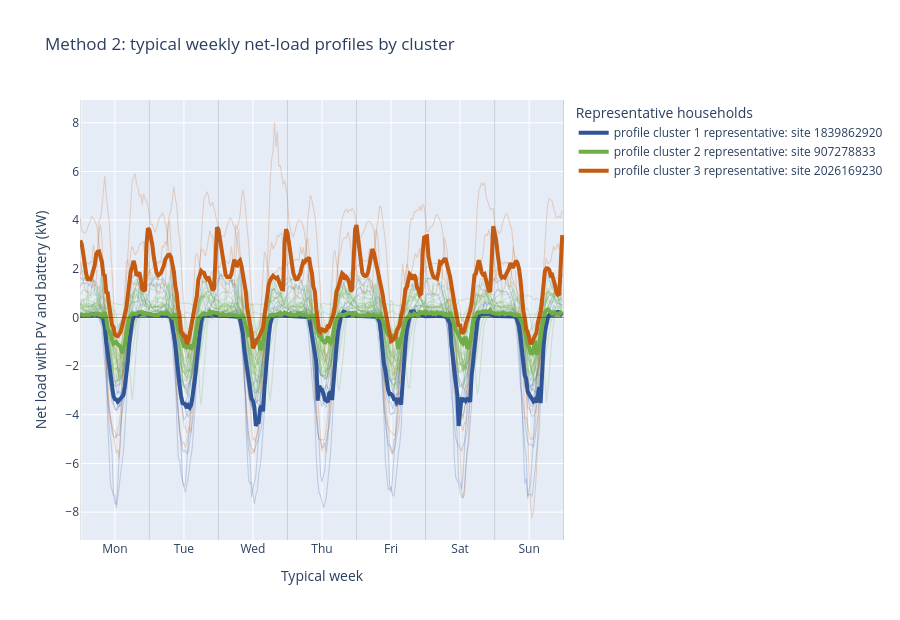

The cell this chart's notebook holds for it:
### Markdown cell above
## 8. Method 2: Representative Households

This section selects the household closest to each profile-cluster centroid, then visualizes every household profile with the representatives drawn more strongly.

### Code cell
# Purpose: choose Method 2 representatives and prepare long-form profile data for plotting.
# Representatives are closest to their cluster centroid in the globally standardized profile space.

method2_representatives = (
    method2_features.sort_values("distance_to_method2_centroid")
    .groupby("method2_cluster", as_index=False, observed=True)
    .first()
    .sort_values("method2_cluster")
    .reset_index(drop=True)
)
method2_features["is_method2_representative"] = method2_features["site_id"].isin(method2_representatives["site_id"])

profile_plot = (
    profile_matrix.reset_index()
    .melt(id_vars="site_id", var_name="week_slot_30min", value_name=PROFILE_SIGNAL)
    .merge(method2_features[["site_id", "selection_rank", "method2_cluster", "is_method2_representative"]], on="site_id", how="left")
)
profile_plot["week_slot_30min"] = profile_plot["week_slot_30min"].astype(int)

display(method2_representatives[[
    "method2_cluster",
    "selection_rank",
    "site_id",
    "dc_capacity_kw",
    "ac_capacity_kw",
    "distance_to_method2_centroid",
]].round(3))

if PLOTLY_AVAILABLE:
    fig = go.Figure()
    for row in method2_features.sort_values(["method2_cluster", "selection_rank"]).itertuples(index=False):
        site_profile = profile_plot.loc[profile_plot["site_id"].eq(row.site_id)]
        fig.add_trace(
            go.Scatter(
                x=site_profile["week_slot_30min"],
                y=site_profile[PROFILE_SIGNAL],
                mode="lines",
                name=f"site {int(row.site_id)}",
                legendgroup=row.method2_cluster,
                showlegend=False,
                line={
                    "color": CLUSTER_COLORS.get(row.method2_cluster),
                    "width": 1.1,
                },
                opacity=0.22,
                hovertemplate=f"site {int(row.site_id)}<br>slot=%{{x}}<br>net load=%{{y:.3f}} kW<extra></extra>",
            )
        )

    for row in method2_representatives.itertuples(index=False):
        site_profile = profile_plot.loc[profile_plot["site_id"].eq(row.site_id)]
        fig.add_trace(
            go.Scatter(
                x=site_profile["week_slot_30min"],
                y=site_profile[PROFILE_SIGNAL],
                mode="lines",
                name=f"{row.method2_cluster} representative: site {int(row.site_id)}",
                line={
                    "color": CLUSTER_COLORS.get(row.method2_cluster),
                    "width": 4.0,
                },
                hovertemplate=f"representative site {int(row.site_id)}<br>slot=%{{x}}<br>net load=%{{y:.3f}} kW<extra></extra>",
            )
        )

    for day in range(8):
        fig.add_vline(x=day * PROFILE_SLOTS_PER_DAY, line_width=0.7, line_color="rgba(120,120,120,0.35)")
    fig.add_hline(y=0, line_width=0.8, line_color="rgba(60,60,60,0.65)")
    fig.update_layout(
        title="Method 2: typical weekly net-load profiles by cluster",
        height=620,
        xaxis_title="Typical week",
        yaxis_title=f"{PROFILE_SIGNAL_LABEL} (kW)",
        legend_title_text="Representative households",
    )
    fig.update_xaxes(tickmode="array", tickvals=PROFILE_TICK_VALUES, ticktext=PROFILE_TICK_LABELS)
    fig.show()
else:
    print("Install plotly to render the Method 2 weekly profile plot.")
    display(method2_features[[
        "method2_cluster",
        "selection_rank",
        "site_id",
        "is_method2_representative",
        "distance_to_method2_centroid",
    ]].sort_values(["method2_cluster", "selection_rank"]).round(3))

### Figure 1 — Plotly figure (JSON) as saved in the notebook; plotly's stock layout.template omitted (floating-point values rounded to 4 significant figures; data arrays with more than 128 entries replaced by an {"elided": "..."} marker saying what was removed)
{"data": [{"hovertemplate": "site 1995273389<br>slot=%{x}<br>net load=%{<local path redacted>", "legendgroup": "profile cluster 1", "line": {"color": "#2f5597", "width": 1.1}, "mode": "lines", "name": "site 1995273389", "opacity": 0.22, "showlegend": false, "type": "scatter", "x": {"elided": "336 int values"}, "y": {"elided": "336 float values"}}, {"hovertemplate": "site 245185730<br>slot=%{x}<br>net load=%{<local path redacted>", "legendgroup": "profile cluster 1", "line": {"color": "#2f5597", "width": 1.1}, "mode": "lines", "name": "site 245185730", "opacity": 0.22, "showlegend": false, "type": "scatter", "x": {"elided": "336 int values"}, "y": {"elided": "336 float values"}}, {"hovertemplate": "site 1429376445<br>slot=%{x}<br>net load=%{<local path redacted>", "legendgroup": "profile cluster 1", "line": {"color": "#2f5597", "width": 1.1}, "mode": "lines", "name": "site 1429376445", "opacity": 0.22, "showlegend": false, "type": "scatter", "x": {"elided": "336 int values"}, "y": {"elided": "336 float values"}}, {"hovertemplate": "site 1765649242<br>slot=%{x}<br>net load=%{<local path redacted>", "legendgroup": "profile cluster 1", "line": {"color": "#2f5597", "width": 1.1}, "mode": "lines", "name": "site 1765649242", "opacity": 0.22, "showlegend": false, "type": "scatter", "x": {"elided": "336 int values"}, "y": {"elided": "336 float values"}}, {"hovertemplate": "site 895833984<br>slot=%{x}<br>net load=%{<local path redacted>", "legendgroup": "profile cluster 1", "line": {"color": "#2f5597", "width": 1.1}, "mode": "lines", "name": "site 895833984", "opacity": 0.22, "showlegend": false, "type": "scatter", "x": {"elided": "336 int values"}, "y": {"elided": "336 float values"}}, {"hovertemplate": "site 1074299966<br>slot=%{x}<br>net load=%{<local path redacted>", "legendgroup": "profile cluster 1", "line": {"color": "#2f5597", "width": 1.1}, "mode": "lines", "name": "site 1074299966", "opacity": 0.22, "showlegend": false, "type": "scatter", "x": {"elided": "336 int values"}, "y": {"elided": "336 float values"}}, {"hovertemplate": "site 1582218122<br>slot=%{x}<br>net load=%{<local path redacted>", "legendgroup": "profile cluster 1", "line": {"color": "#2f5597", "width": 1.1}, "mode": "lines", "name": "site 1582218122", "opacity": 0.22, "showlegend": false, "type": "scatter", "x": {"elided": "336 int values"}, "y": {"elided": "336 float values"}}, {"hovertemplate": "site 1313421400<br>slot=%{x}<br>net load=%{<local path redacted>", "legendgroup": "profile cluster 1", "line": {"color": "#2f5597", "width": 1.1}, "mode": "lines", "name": "site 1313421400", "opacity": 0.22, "showlegend": false, "type": "scatter", "x": {"elided": "336 int values"}, "y": {"elided": "336 float values"}}, {"hovertemplate": "site 935185406<br>slot=%{x}<br>net load=%{<local path redacted>", "legendgroup": "profile cluster 1", "line": {"color": "#2f5597", "width": 1.1}, "mode": "lines", "name": "site 935185406", "opacity": 0.22, "showlegend": false, "type": "scatter", "x": {"elided": "336 int values"}, "y": {"elided": "336 float values"}}, {"hovertemplate": "site 1839862920<br>slot=%{x}<br>net load=%{<local path redacted>", "legendgroup": "profile cluster 1", "line": {"color": "#2f5597", "width": 1.1}, "mode": "lines", "name": "site 1839862920", "opacity": 0.22, "showlegend": false, "type": "scatter", "x": {"elided": "336 int values"}, "y": {"elided": "336 float values"}}, {"hovertemplate": "site 1035799358<br>slot=%{x}<br>net load=%{<local path redacted>", "legendgroup": "profile cluster 1", "line": {"color": "#2f5597", "width": 1.1}, "mode": "lines", "name": "site 1035799358", "opacity": 0.22, "showlegend": false, "type": "scatter", "x": {"elided": "336 int values"}, "y": {"elided": "336 float values"}}, {"hovertemplate": "site 905921552<br>slot=%{x}<br>net load=%{<local path redacted>", "legendgroup": "profile cluster 2", "line": {"color": "#70ad47", "width": 1.1}, "mode": "lines", "name": "site 905921552", "opacity": 0.22, "showlegend": false, "type": "scatter", "x": {"elided": "336 int values"}, "y": {"elided": "336 float values"}}, {"hovertemplate": "site 1284666164<br>slot=%{x}<br>net load=%{<local path redacted>", "legendgroup": "profile cluster 2", "line": {"color": "#70ad47", "width": 1.1}, "mode": "lines", "name": "site 1284666164", "opacity": 0.22, "showlegend": false, "type": "scatter", "x": {"elided": "336 int values"}, "y": {"elided": "336 float values"}}, {"hovertemplate": "site 1130090932<br>slot=%{x}<br>net load=%{<local path redacted>", "legendgroup": "profile cluster 2", "line": {"color": "#70ad47", "width": 1.1}, "mode": "lines", "name": "site 1130090932", "opacity": 0.22, "showlegend": false, "type": "scatter", "x": {"elided": "336 int values"}, "y": {"elided": "336 float values"}}, {"hovertemplate": "site 1113741916<br>slot=%{x}<br>net load=%{<local path redacted>", "legendgroup": "profile cluster 2", "line": {"color": "#70ad47", "width": 1.1}, "mode": "lines", "name": "site 1113741916", "opacity": 0.22, "showlegend": false, "type": "scatter", "x": {"elided": "336 int values"}, "y": {"elided": "336 float values"}}, {"hovertemplate": "site 2140545194<br>slot=%{x}<br>net load=%{<local path redacted>", "legendgroup": "profile cluster 2", "line": {"color": "#70ad47", "width": 1.1}, "mode": "lines", "name": "site 2140545194", "opacity": 0.22, "showlegend": false, "type": "scatter", "x": {"elided": "336 int values"}, "y": {"elided": "336 float values"}}, {"hovertemplate": "site 1200712260<br>slot=%{x}<br>net load=%{<local path redacted>", "legendgroup": "profile cluster 2", "line": {"color": "#70ad47", "width": 1.1}, "mode": "lines", "name": "site 1200712260", "opacity": 0.22, "showlegend": false, "type": "scatter", "x": {"elided": "336 int values"}, "y": {"elided": "336 float values"}}, {"hovertemplate": "site 907278833<br>slot=%{x}<br>net load=%{<local path redacted>", "legendgroup": "profile cluster 2", "line": {"color": "#70ad47", "width": 1.1}, "mode": "lines", "name": "site 907278833", "opacity": 0.22, "showlegend": false, "type": "scatter", "x": {"elided": "336 int values"}, "y": {"elided": "336 float values"}}, {"hovertemplate": "site 2128280727<br>slot=%{x}<br>net load=%{<local path redacted>", "legendgroup": "profile cluster 2", "line": {"color": "#70ad47", "width": 1.1}, "mode": "lines", "name": "site 2128280727", "opacity": 0.22, "showlegend": false, "type": "scatter", "x": {"elided": "336 int values"}, "y": {"elided": "336 float values"}}, {"hovertemplate": "site 558190698<br>slot=%{x}<br>net load=%{<local path redacted>", "legendgroup": "profile cluster 2", "line": {"color": "#70ad47", "width": 1.1}, "mode": "lines", "name": "site 558190698", "opacity": 0.22, "showlegend": false, "type": "scatter", "x": {"elided": "336 int values"}, "y": {"elided": "336 float values"}}, {"hovertemplate": "site 250902122<br>slot=%{x}<br>net load=%{<local path redacted>", "legendgroup": "profile cluster 2", "line": {"color": "#70ad47", "width": 1.1}, "mode": "lines", "name": "site 250902122", "opacity": 0.22, "showlegend": false, "type": "scatter", "x": {"elided": "336 int values"}, "y": {"elided": "336 float values"}}, {"hovertemplate": "site 1788477761<br>slot=%{x}<br>net load=%{<local path redacted>", "legendgroup": "profile cluster 2", "line": {"color": "#70ad47", "width": 1.1}, "mode": "lines", "name": "site 1788477761", "opacity": 0.22, "showlegend": false, "type": "scatter", "x": {"elided": "336 int values"}, "y": {"elided": "336 float values"}}, {"hovertemplate": "site 1089466084<br>slot=%{x}<br>net load=%{<local path redacted>", "legendgroup": "profile cluster 2", "line": {"color": "#70ad47", "width": 1.1}, "mode": "lines", "name": "site 1089466084", "opacity": 0.22, "showlegend": false, "type": "scatter", "x": {"elided": "336 int values"}, "y": {"elided": "336 float values"}}, {"hovertemplate": "site 30236046<br>slot=%{x}<br>net load=%{<local path redacted>", "legendgroup": "profile cluster 2", "line": {"color": "#70ad47", "width": 1.1}, "mode": "lines", "name": "site 30236046", "opacity": 0.22, "showlegend": false, "type": "scatter", "x": {"elided": "336 int values"}, "y": {"elided": "336 float values"}}, {"hovertemplate": "site 899260705<br>slot=%{x}<br>net load=%{<local path redacted>", "legendgroup": "profile cluster 2", "line": {"color": "#70ad47", "width": 1.1}, "mode": "lines", "name": "site 899260705", "opacity": 0.22, "showlegend": false, "type": "scatter", "x": {"elided": "336 int values"}, "y": {"elided": "336 float values"}}, {"hovertemplate": "site 829883455<br>slot=%{x}<br>net load=%{<local path redacted>", "legendgroup": "profile cluster 2", "line": {"color": "#70ad47", "width": 1.1}, "mode": "lines", "name": "site 829883455", "opacity": 0.22, "showlegend": false, "type": "scatter", "x": {"elided": "336 int values"}, "y": {"elided": "336 float values"}}, {"hovertemplate": "site 628697925<br>slot=%{x}<br>net load=%{<local path redacted>", "legendgroup": "profile cluster 2", "line": {"color": "#70ad47", "width": 1.1}, "mode": "lines", "name": "site 628697925", "opacity": 0.22, "showlegend": false, "type": "scatter", "x": {"elided": "336 int values"}, "y": {"elided": "336 float values"}}, {"hovertemplate": "site 2091491632<br>slot=%{x}<br>net load=%{<local path redacted>", "legendgroup": "profile cluster 2", "line": {"color": "#70ad47", "width": 1.1}, "mode": "lines", "name": "site 2091491632", "opacity": 0.22, "showlegend": false, "type": "scatter", "x": {"elided": "336 int values"}, "y": {"elided": "336 float values"}}, {"hovertemplate": "site 1059848574<br>slot=%{x}<br>net load=%{<local path redacted>", "legendgroup": "profile cluster 2", "line": {"color": "#70ad47", "width": 1.1}, "mode": "lines", "name": "site 1059848574", "opacity": 0.22, "showlegend": false, "type": "scatter", "x": {"elided": "336 int values"}, "y": {"elided": "336 float values"}}, {"hovertemplate": "site 1690066375<br>slot=%{x}<br>net load=%{<local path redacted>", "legendgroup": "profile cluster 2", "line": {"color": "#70ad47", "width": 1.1}, "mode": "lines", "name": "site 1690066375", "opacity": 0.22, "showlegend": false, "type": "scatter", "x": {"elided": "336 int values"}, "y": {"elided": "336 float values"}}, {"hovertemplate": "site 52185161<br>slot=%{x}<br>net load=%{<local path redacted>", "legendgroup": "profile cluster 2", "line": {"color": "#70ad47", "width": 1.1}, "mode": "lines", "name": "site 52185161", "opacity": 0.22, "showlegend": false, "type": "scatter", "x": {"elided": "336 int values"}, "y": {"elided": "336 float values"}}, {"hovertemplate": "site 431561381<br>slot=%{x}<br>net load=%{<local path redacted>", "legendgroup": "profile cluster 2", "line": {"color": "#70ad47", "width": 1.1}, "mode": "lines", "name": "site 431561381", "opacity": 0.22, "showlegend": false, "type": "scatter", "x": {"elided": "336 int values"}, "y": {"elided": "336 float values"}}, {"hovertemplate": "site 1462869707<br>slot=%{x}<br>net load=%{<local path redacted>", "legendgroup": "profile cluster 2", "line": {"color": "#70ad47", "width": 1.1}, "mode": "lines", "name": "site 1462869707", "opacity": 0.22, "showlegend": false, "type": "scatter", "x": {"elided": "336 int values"}, "y": {"elided": "336 float values"}}, {"hovertemplate": "site 1599728001<br>slot=%{x}<br>net load=%{<local path redacted>", "legendgroup": "profile cluster 2", "line": {"color": "#70ad47", "width": 1.1}, "mode": "lines", "name": "site 1599728001", "opacity": 0.22, "showlegend": false, "type": "scatter", "x": {"elided": "336 int values"}, "y": {"elided": "336 float values"}}, {"hovertemplate": "site 1026492009<br>slot=%{x}<br>net load=%{<local path redacted>", "legendgroup": "profile cluster 2", "line": {"color": "#70ad47", "width": 1.1}, "mode": "lines", "name": "site 1026492009", "opacity": 0.22, "showlegend": false, "type": "scatter", "x": {"elided": "336 int values"}, "y": {"elided": "336 float values"}}, {"hovertemplate": "site 104607127<br>slot=%{x}<br>net load=%{<local path redacted>", "legendgroup": "profile cluster 2", "line": {"color": "#70ad47", "width": 1.1}, "mode": "lines", "name": "site 104607127", "opacity": 0.22, "showlegend": false, "type": "scatter", "x": {"elided": "336 int values"}, "y": {"elided": "336 float values"}}, {"hovertemplate": "site 924786423<br>slot=%{x}<br>net load=%{<local path redacted>", "legendgroup": "profile cluster 2", "line": {"color": "#70ad47", "width": 1.1}, "mode": "lines", "name": "site 924786423", "opacity": 0.22, "showlegend": false, "type": "scatter", "x": {"elided": "336 int values"}, "y": {"elided": "336 float values"}}, {"hovertemplate": "site 1377954112<br>slot=%{x}<br>net load=%{<local path redacted>", "legendgroup": "profile cluster 2", "line": {"color": "#70ad47", "width": 1.1}, "mode": "lines", "name": "site 1377954112", "opacity": 0.22, "showlegend": false, "type": "scatter", "x": {"elided": "336 int values"}, "y": {"elided": "336 float values"}}, {"hovertemplate": "site 182060662<br>slot=%{x}<br>net load=%{<local path redacted>", "legendgroup": "profile cluster 2", "line": {"color": "#70ad47", "width": 1.1}, "mode": "lines", "name": "site 182060662", "opacity": 0.22, "showlegend": false, "type": "scatter", "x": {"elided": "336 int values"}, "y": {"elided": "336 float values"}}, {"hovertemplate": "site 1301976695<br>slot=%{x}<br>net load=%{<local path redacted>", "legendgroup": "profile cluster 2", "line": {"color": "#70ad47", "width": 1.1}, "mode": "lines", "name": "site 1301976695", "opacity": 0.22, "showlegend": false, "type": "scatter", "x": {"elided": "336 int values"}, "y": {"elided": "336 float values"}}, {"hovertemplate": "site 1805446999<br>slot=%{x}<br>net load=%{<local path redacted>", "legendgroup": "profile cluster 3", "line": {"color": "#c55a11", "width": 1.1}, "mode": "lines", "name": "site 1805446999", "opacity": 0.22, "showlegend": false, "type": "scatter", "x": {"elided": "336 int values"}, "y": {"elided": "336 float values"}}, {"hovertemplate": "site 1519441756<br>slot=%{x}<br>net load=%{<local path redacted>", "legendgroup": "profile cluster 3", "line": {"color": "#c55a11", "width": 1.1}, "mode": "lines", "name": "site 1519441756", "opacity": 0.22, "showlegend": false, "type": "scatter", "x": {"elided": "336 int values"}, "y": {"elided": "336 float values"}}, {"hovertemplate": "site 124653712<br>slot=%{x}<br>net load=%{<local path redacted>", "legendgroup": "profile cluster 3", "line": {"color": "#c55a11", "width": 1.1}, "mode": "lines", "name": "site 124653712", "opacity": 0.22, "showlegend": false, "type": "scatter", "x": {"elided": "336 int values"}, "y": {"elided": "336 float values"}}, {"hovertemplate": "site 2026169230<br>slot=%{x}<br>net load=%{<local path redacted>", "legendgroup": "profile cluster 3", "line": {"color": "#c55a11", "width": 1.1}, "mode": "lines", "name": "site 2026169230", "opacity": 0.22, "showlegend": false, "type": "scatter", "x": {"elided": "336 int values"}, "y": {"elided": "336 float values"}}, {"hovertemplate": "representative site 1839862920<br>slot=%{x}<br>net load=%{<local path redacted>", "line": {"color": "#2f5597", "width": 4.0}, "mode": "lines", "name": "profile cluster 1 representative: site 1839862920", "type": "scatter", "x": {"elided": "336 int values"}, "y": {"elided": "336 float values"}}, {"hovertemplate": "representative site 907278833<br>slot=%{x}<br>net load=%{<local path redacted>", "line": {"color": "#70ad47", "width": 4.0}, "mode": "lines", "name": "profile cluster 2 representative: site 907278833", "type": "scatter", "x": {"elided": "336 int values"}, "y": {"elided": "336 float values"}}, {"hovertemplate": "representative site 2026169230<br>slot=%{x}<br>net load=%{<local path redacted>", "line": {"color": "#c55a11", "width": 4.0}, "mode": "lines", "name": "profile cluster 3 representative: site 2026169230", "type": "scatter", "x": {"elided": "336 int values"}, "y": {"elided": "336 float values"}}], "layout": {"height": 620, "legend": {"title": {"text": "Representative households"}}, "shapes": [{"line": {"color": "rgba(120,120,120,0.35)", "width": 0.7}, "type": "line", "x0": 0, "x1": 0, "xref": "x", "y0": 0, "y1": 1, "yref": "y domain"}, {"line": {"color": "rgba(120,120,120,0.35)", "width": 0.7}, "type": "line", "x0": 48, "x1": 48, "xref": "x", "y0": 0, "y1": 1, "yref": "y domain"}, {"line": {"color": "rgba(120,120,120,0.35)", "width": 0.7}, "type": "line", "x0": 96, "x1": 96, "xref": "x", "y0": 0, "y1": 1, "yref": "y domain"}, {"line": {"color": "rgba(120,120,120,0.35)", "width": 0.7}, "type": "line", "x0": 144, "x1": 144, "xref": "x", "y0": 0, "y1": 1, "yref": "y domain"}, {"line": {"color": "rgba(120,120,120,0.35)", "width": 0.7}, "type": "line", "x0": 192, "x1": 192, "xref": "x", "y0": 0, "y1": 1, "yref": "y domain"}, {"line": {"color": "rgba(120,120,120,0.35)", "width": 0.7}, "type": "line", "x0": 240, "x1": 240, "xref": "x", "y0": 0, "y1": 1, "yref": "y domain"}, {"line": {"color": "rgba(120,120,120,0.35)", "width": 0.7}, "type": "line", "x0": 288, "x1": 288, "xref": "x", "y0": 0, "y1": 1, "yref": "y domain"}, {"line": {"color": "rgba(120,120,120,0.35)", "width": 0.7}, "type": "line", "x0": 336, "x1": 336, "xref": "x", "y0": 0, "y1": 1, "yref": "y domain"}, {"line": {"color": "rgba(60,60,60,0.65)", "width": 0.8}, "type": "line", "x0": 0, "x1": 1, "xref": "x domain", "y0": 0, "y1": 0, "yref": "y"}], "title": {"text": "Method 2: typical weekly net-load profiles by cluster"}, "xaxis": {"tickmode": "array", "ticktext": ["Mon", "Tue", "Wed", "Thu", "Fri", "Sat", "Sun"], "tickvals": [24, 72, 120, 168, 216, 264, 312], "title": {"text": "Typical week"}}, "yaxis": {"title": {"text": "Net load with PV and battery (kW)"}}}}
